Frame 1 (no input): blank canvas, image omitted
Frame 60 (the mouse pressed at the canvas centre just before this capture): blank canvas, image omitted
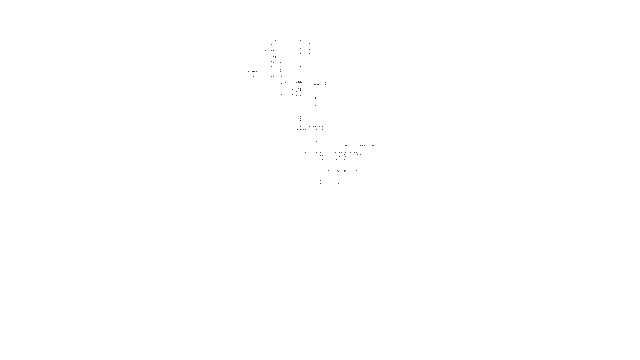
Frame 120 (the mouse held since frame 60 and released just before this capture)

The Processing sketch whose frames 1 and 60 were blank and that drew this single picture after the mouse press (run headless with seeded random() and noise(); from frame 60 on, the mouse is pressed at the canvas centre):

// Processing sketch: Gaussian_Exercise_1_5
// ── Gaussian_Exercise_1_5.pde
import java.util.Random;

Random generator;
Walker w;

void setup() {
  size(640,360);
  generator = new Random();
  w = new Walker(width/2, height/2);
  background(255);
}

void draw() {
  float numX = (float) generator.nextGaussian();
    
  float sd = 10;
  float mean = 0;
  
  float x = sd * numX + mean;
  
  w.display();
  w.step(x);
}

// ── Walker_Gaussian.pde
class Walker {
  
  int x;
  int y;
  
  Walker(int a, int b) {
    x = a;
    y = b;
  }
  
  void display() {
    stroke(0);
    point(x,y);
  }
  
  void step(float step) {
    int rand = (int) random(2);
    
    if(rand == 0){
      x += step;
    }else{
      y+= step;
    }
  }
}
